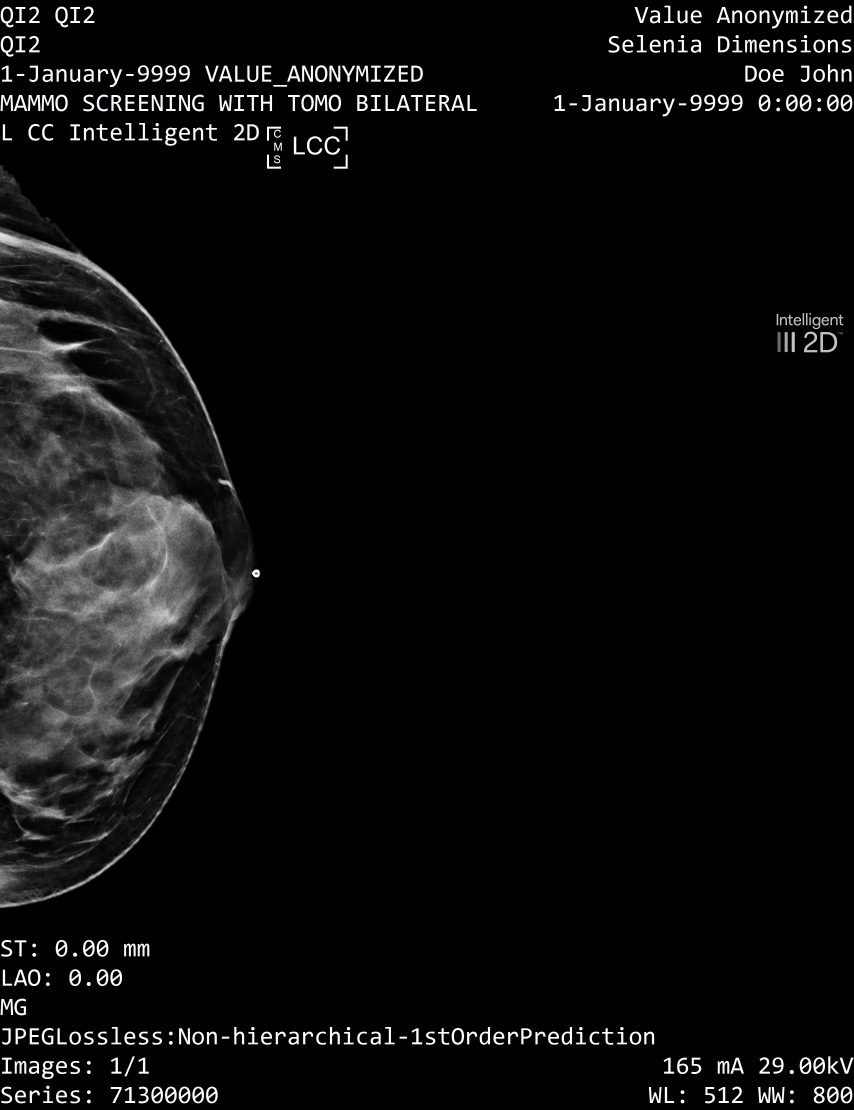
#> input picture ai/input/Pt 1 LCC.jpg, 2560 x 3328 px (shown at 1/3 size); its folder holds only this picture in this run
$ python BreastDensity.py
#> lines starting #> are read from the running program, lines starting #| are printed output that depends on the picture; after the words box and inside, x2 and y2 are one past the last pixel; in counts of white or black regions, pixels touching at a corner belong together
#!pip install numpy==1.25.2 scipy scikit-image matplotlib scikit-learn pillow joblib

from skimage.measure import label, regionprops
import numpy as np
import scipy
from skimage import io, measure
from skimage.color import rgb2gray
from skimage.filters import threshold_otsu
from PIL import Image
import glob
import os
from sklearn.ensemble import GradientBoostingRegressor
from sklearn.model_selection import train_test_split
from sklearn.metrics import mean_absolute_error
import joblib
import matplotlib.pyplot as plt

# Print versions of key libraries
print("NumPy version:", np.__version__)
print("SciPy version:", scipy.__version__)

# Function to isolate the breast region in a mammogram with margin
def isolate_breast_region(image, margin=20, threshold_value=0.5):
    # Convert to grayscale if it's not
    if len(image.shape) == 3:
        image = rgb2gray(image)

    # Threshold to separate breast region from background (binary image)
    thresh = image > threshold_value  # This creates a binary image based on threshold

    # Label connected components in the binary image
    labeled_image = label(thresh)
    regions = regionprops(labeled_image)

    # Find the largest region based on area (presumably the breast)
    if regions:
        largest_region = max(regions, key=lambda r: r.area)
        minr, minc, maxr, maxc = largest_region.bbox

        # Add margin to ensure the entire breast is captured
        minr = max(minr - margin, 0)
        minc = max(minc - margin, 0)
        maxr = min(maxr + margin, image.shape[0])
        maxc = min(maxc + margin, image.shape[1])

        # Crop to the bounding box with margin
        breast_region = image[minr:maxr, minc:maxc]
        return breast_region
    else:
        return image  # If no regions found, return the original image

# Function to compute average pixel intensity and texture features
def extract_features(image):
    # Isolate the breast region
    breast_region = isolate_breast_region(image)

    # Calculate pixel intensity features
    mean_intensity = np.mean(breast_region)  # Mean intensity of the breast region
    std_intensity = np.std(breast_region)  # Standard deviation of intensity
    skewness = np.mean((breast_region - mean_intensity) ** 3) / (std_intensity ** 3 + 1e-5)  # Skewness

    # Return extracted features
    return [mean_intensity, std_intensity, skewness], mean_intensity, breast_region

# Load images from the specified folder
def load_images(folder_path, img_size=(224, 224)):
#> called with folder_path = '/ai/input', img_size = (224, 224)
    images = []
    image_paths = glob.glob(os.path.join(folder_path, '*.jpg'))
    for img_path in image_paths:
        img = Image.open(img_path).convert('L')  # Convert to grayscale
        img = img.resize(img_size, Image.LANCZOS)  # High-quality resizing
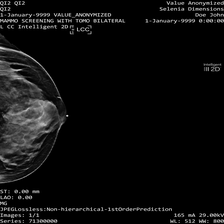
#> img: PIL image 224x224 L; min 0, max 223, mean 13.3
        images.append(np.array(img))
    return images

# Define the folder path
folder_path = '/ai/input'
images = load_images(folder_path)
#> images = 1 item

# Extract features and use mean intensity as a pseudo-density label
X_features = []
y_labels = []
breast_regions = []

# Loop through images, extract features, and calculate density
for img in images:
    features, mean_intensity, breast_region = extract_features(img)
    X_features.append(features)
    y_labels.append(mean_intensity)
    breast_regions.append(breast_region)
#> this loop made 1 pass
#> (mean_intensity, std_intensity in extract_features, skewness in extract_features) on pass 1: (28.19, 40.72, 1.45)
#> pass 1, in isolate_breast_region, `thresh = image > threshold_value`:
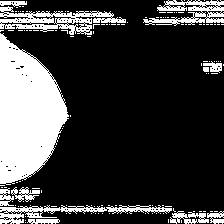
#> thresh: shape (224, 224) bool; 23.9% white; 125 white regions (113 under 20 px), largest, box (x1, y1, x2, y2) and area: (0, 33, 69, 185) 6986, (0, 6, 126, 35) 1527, (0, 205, 172, 224) 1050
#> pass 1, in isolate_breast_region, `labeled_image = label(thresh)`:
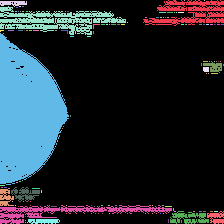
#> labeled_image: shape (224, 224) int32; 126 distinct labels, from 0 to 125; one colour per label, 0 black
#> pass 1, in isolate_breast_region, `breast_region = image[minr:maxr, minc:maxc]`:
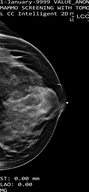
#> breast_region: shape (192, 89); min 0, max 223, mean 28.2
#> after the loop, X_features = [[28.19, 40.72, 1.45]]; breast_regions = 1 item; y_labels = [28.19]

X_features = np.array(X_features)
y_labels = np.array(y_labels)

# Split data into training and validation sets
#> (the run stopped early here; a loop or call above may not have finished)

$ run again, on ai/input/Pt 2 RCC.jpg
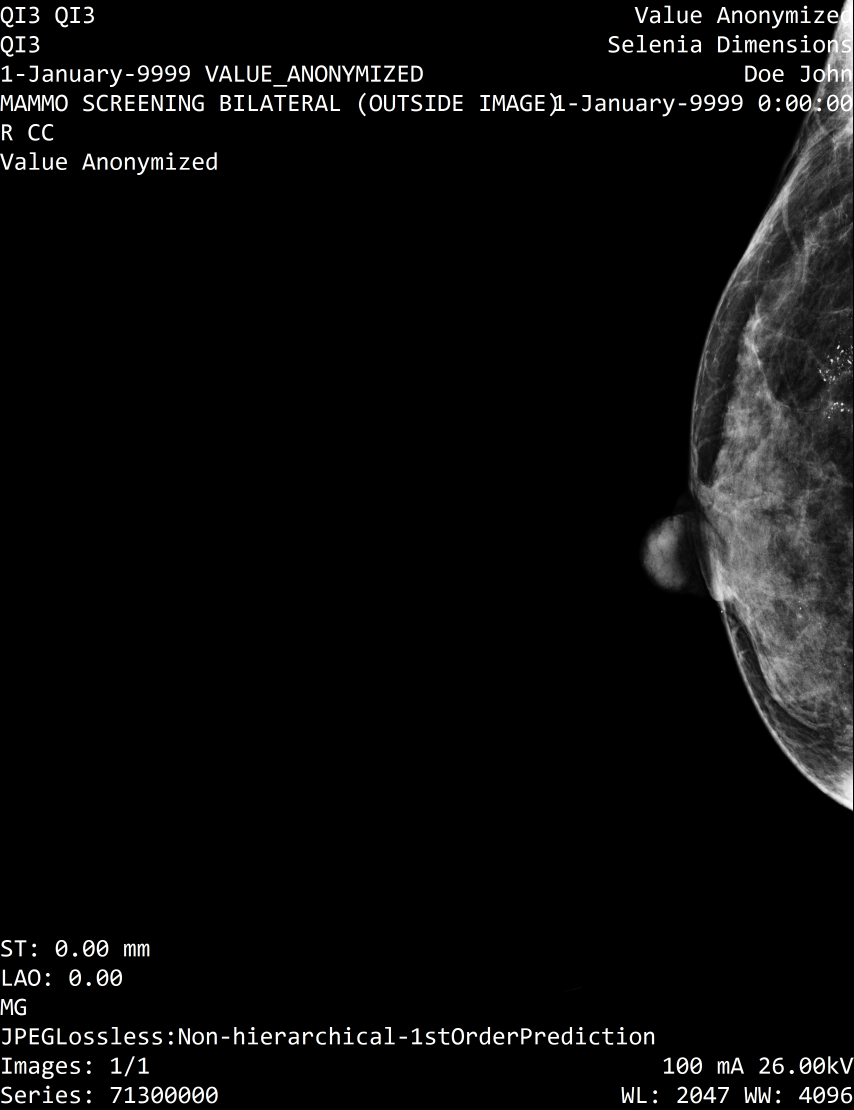
#> input picture ai/input/Pt 2 RCC.jpg, 2560 x 3328 px (shown at 1/3 size)
#> images = 1 item
#> the loop `for img in images:` made 1 pass
#> (mean_intensity, std_intensity in extract_features, skewness in extract_features) on pass 1: (18.74, 38.95, 2.3)
#> pass 1, in isolate_breast_region, `labeled_image = label(thresh)`:
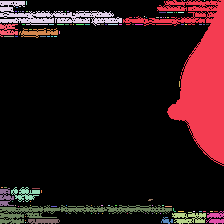
#> labeled_image: shape (224, 224) int32; 107 distinct labels, from 0 to 106; one colour per label, 0 black
#> pass 1, in isolate_breast_region, `breast_region = image[minr:maxr, minc:maxc]`:
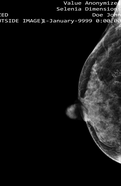
#> breast_region: shape (186, 121); min 0, max 251, mean 18.7
#> after the loop `for img in images:`: X_features = [[18.74, 38.95, 2.3]]; breast_regions = 1 item; y_labels = [18.74]

$ run again, on ai/input/Pt 1 RCC.jpg
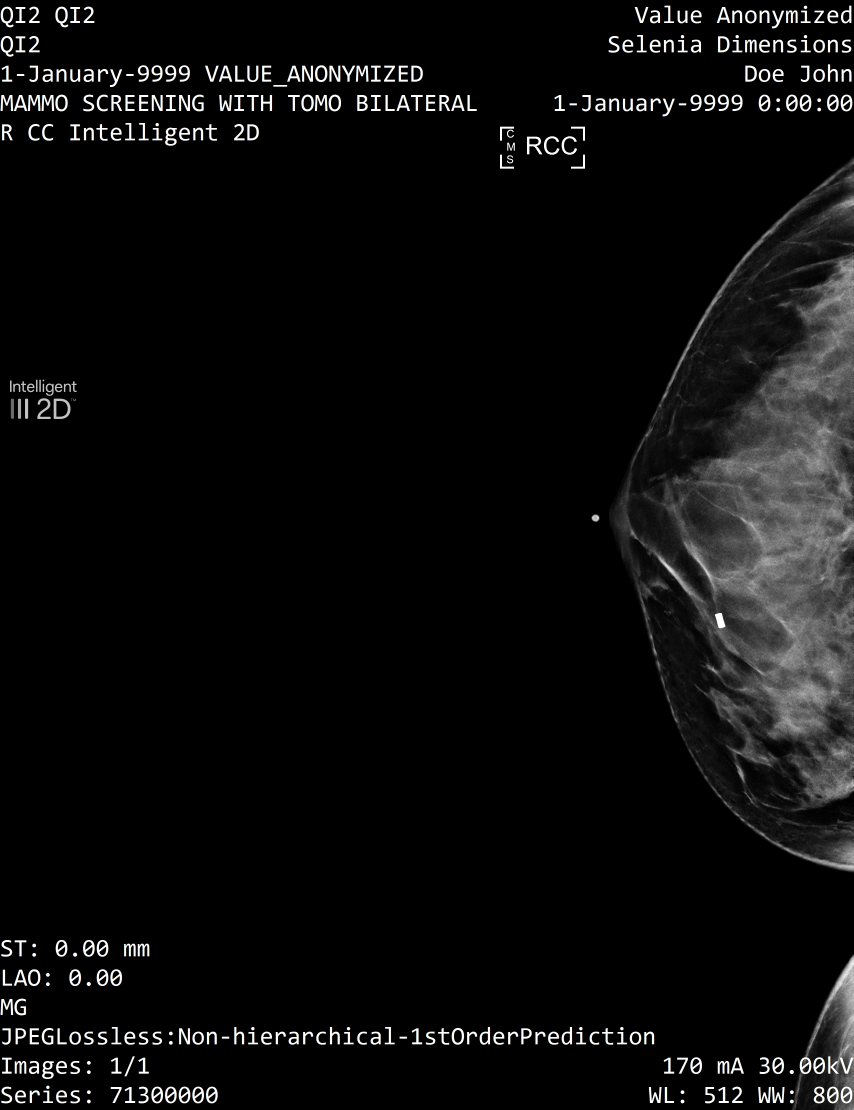
#> input picture ai/input/Pt 1 RCC.jpg, 2560 x 3328 px (shown at 1/3 size)
#> images = 1 item
#> the loop `for img in images:` made 1 pass
#> (mean_intensity, std_intensity in extract_features, skewness in extract_features) on pass 1: (24.71, 38.78, 1.52)
#> pass 1, in isolate_breast_region, `labeled_image = label(thresh)`:
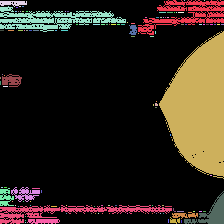
#> labeled_image: shape (224, 224) int32; 122 distinct labels, from 0 to 121; one colour per label, 0 black
#> pass 1, in isolate_breast_region, `breast_region = image[minr:maxr, minc:maxc]`:
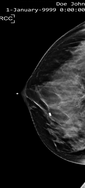
#> breast_region: shape (188, 85); min 0, max 255, mean 24.7
#> after the loop `for img in images:`: X_features = [[24.71, 38.78, 1.52]]; breast_regions = 1 item; y_labels = [24.71]
